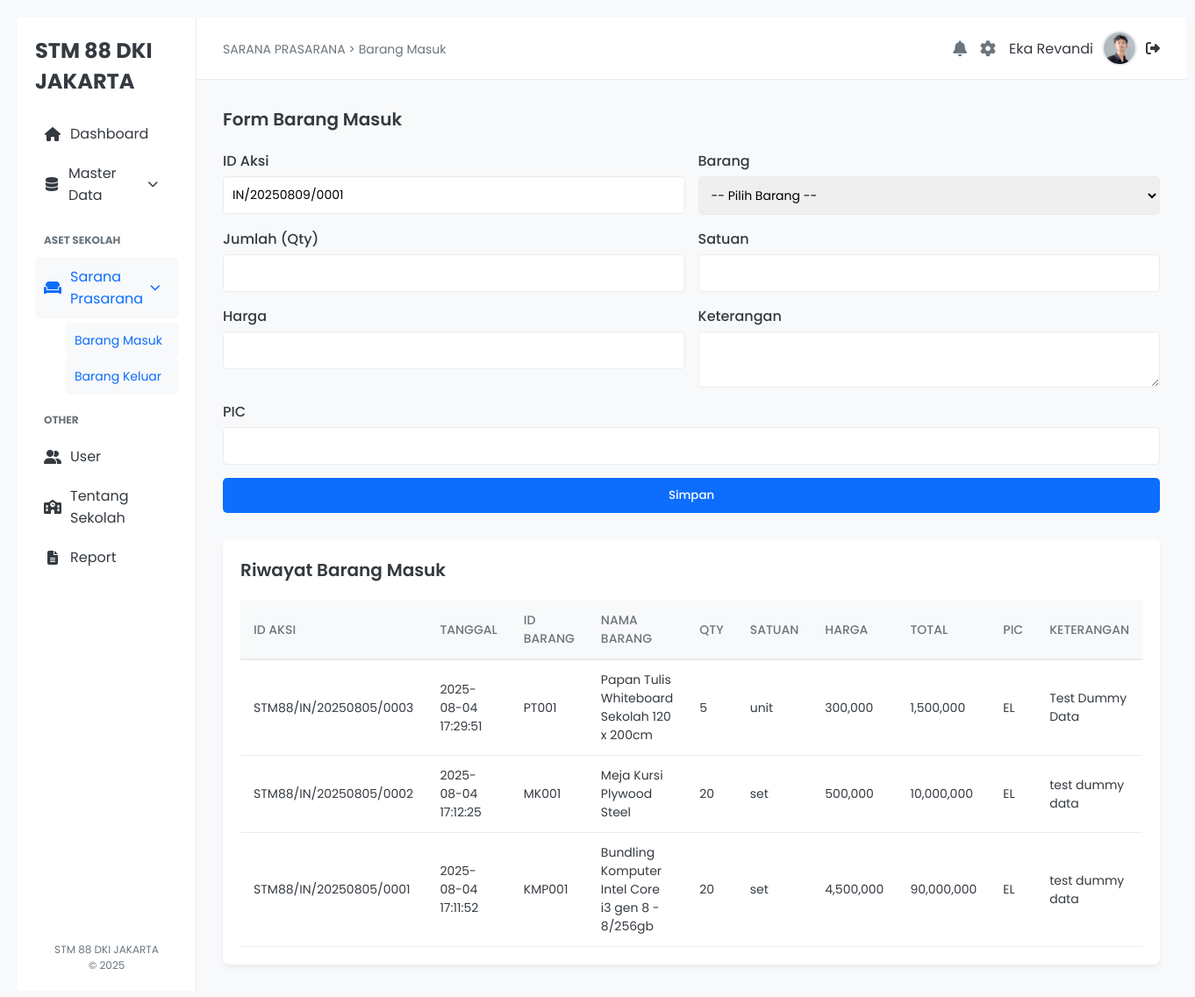
The page /inbound.php (signed in) on the database its author committed.
### tables this page shows
CREATE TABLE `user` (
  `id_user` int(10) UNSIGNED NOT NULL,
  `username` varchar(50) NOT NULL,
  `nama` varchar(100) NOT NULL,
  `password` varchar(255) NOT NULL,
  `email` varchar(100) NOT NULL,
  `no_hp` varchar(15) NOT NULL,
  `status` enum('admin','user') NOT NULL,
  `profile_pic` varchar(255) DEFAULT 'default-user.png'
);

CREATE TABLE `aksi_barang` (
  `id_aksi` varchar(50) NOT NULL,
  `timestamp` timestamp NOT NULL DEFAULT current_timestamp(),
  `id_barang` varchar(10) DEFAULT NULL,
  `qty` int(10) UNSIGNED NOT NULL,
  `satuan` varchar(20) NOT NULL,
  `harga` int(11) UNSIGNED NOT NULL,
  `total_harga` int(11) UNSIGNED NOT NULL,
  `aksi` enum('Masuk','Keluar','Rusak') NOT NULL,
  `keterangan` varchar(255) DEFAULT NULL,
  `pic` varchar(100) DEFAULT NULL
);

CREATE TABLE `barang` (
  `id_barang` varchar(10) NOT NULL,
  `nama_barang` varchar(100) NOT NULL,
  `deskripsi` varchar(255) DEFAULT NULL,
  `satuan_unit` enum('pcs','botol','lembar','unit','buah','set') NOT NULL
);

### inbound.php (the view, shortened to what this page needs)
<?php
include 'koneksi.php';
$username = $_SESSION['username'];
$stmt_user = $conn->prepare("SELECT nama, profile_pic FROM user WHERE username = ?");
$stmt_user->bind_param("s", $username);
$stmt_user->execute();
$result_user = $stmt_user->get_result();
$user_data = $result_user->fetch_assoc();
$conn = new mysqli("localhost", "root", "", "inventori_sekolah_88");
function generateIdAksi($conn) {
    $tgl = date("Ymd");
    $prefix = "IN/$tgl/";
    $query = "SELECT id_aksi FROM aksi_barang WHERE id_aksi LIKE '$prefix%' ORDER BY id_aksi DESC LIMIT 1";
    $result = $conn->query($query);
    if ($row = $result->fetch_assoc()) {
        $lastNumber = (int)substr($row['id_aksi'], -4);
        $nextNumber = str_pad($lastNumber + 1, 4, "0", STR_PAD_LEFT);
    } else {
        $nextNumber = "0001";
    }
    return $prefix . $nextNumber;
}
$id_aksi_baru = generateIdAksi($conn);
$masuk = $conn->query("SELECT aksi.*, b.nama_barang FROM aksi_barang aksi
                       JOIN barang b ON aksi.id_barang = b.id_barang
                       WHERE aksi.aksi = 'Masuk'
                       ORDER BY aksi.timestamp DESC");
?>
<!DOCTYPE html>
<html lang="id">
<head>
    <link rel="stylesheet" href="style/style.css">
    <link rel="stylesheet" href="style/inbound-style.css">
    <link rel="stylesheet" href="https://cdnjs.cloudflare.com/ajax/libs/font-awesome/6.5.2/css/all.min.css">
</head>
<body>
    <div class="dashboard-container">
        <aside class="sidebar">
            <div class="sidebar-header">
                <div class="logo">STM 88 DKI JAKARTA</div>
            </div>
            <nav class="sidebar-nav">
                <ul class="main-menu">
                    <li class="menu-item">
                        <a href="index.php"><i class="fas fa-home"></i>Dashboard</a>
                    </li>
                    <li class="menu-item dropdown">
                        <a href="#"><i class="fas fa-database"></i>Master Data <i class="fas fa-chevron-down dropdown-arrow"></i></a>
                    </li>
                </ul>
                <h3>ASET SEKOLAH</h3>
                <ul class="main-menu">
                    <li class="menu-item active dropdown">
                        <a href="#"><i class="fas fa-couch"></i>Sarana Prasarana <i class="fas fa-chevron-down dropdown-arrow"></i></a>
                        <ul class="submenu">
                            <li class="active"><a href="inbound.php">Barang Masuk</a></li>
                            <li><a href="outbound.php">Barang Keluar</a></li>
                        </ul>
                    </li>
                </ul>
                <h3>OTHER</h3>
                <ul class="main-menu">
                    <li class="menu-item">
                        <a href="user.php"><i class="fas fa-user-friends"></i>User</a>
                    </li>
                    <li class="menu-item">
                        <a href="sekolah.php"><i class="fa-solid fa-school"></i>Tentang Sekolah</a>
                    </li>
                    <li class="menu-item">
                        <a href="#"><i class="fas fa-file-alt"></i>Report</a>
                    </li>
                </ul>
            </nav>
            <div class="sidebar-footer">
                <p>STM 88 DKI JAKARTA</p>
                <p>&copy; 2025</p>
            </div>
        </aside>
        <main class="main-content">
            <header class="top-bar">
                <div class="top-bar-left">
                    <span class="breadcrumb">SARANA PRASARANA > Barang Masuk</span>
                </div>
                <div class="top-bar-right">
                    <a href="#" class="icon-link"><i class="fas fa-bell"></i></a>
                    <a href="profile.php" class="icon-link" title="Pengaturan Profil"><i class="fas fa-cog"></i></a>
                    <div class="user-profile">
                        <span><?php echo htmlspecialchars($user_data['nama']); ?></span>
                        <img src="assets/<?php echo htmlspecialchars($user_data['profile_pic']); ?>" alt="User Profile">
                        <a href="logout.php" title="Logout" class="logout-link"><i class="fas fa-sign-out-alt"></i></a>
                    </div>
                </div>
            </header>
            <div class="content-wrapper">
                <div class="form-container">
                    <h2>Form Barang Masuk</h2>
                    <form method="POST" action="" class="form-inbound">
                        <div class="form-group">
                            <label for="id_aksi">ID Aksi</label>
                            <input type="text" name="id_aksi" id="id_aksi" value="<?= $id_aksi_baru ?>" readonly>
                        </div>
                        <div class="form-group">
                            <label for="id_barang">Barang</label>
                            <select name="id_barang" id="id_barang" required>
                                <option value="">-- Pilih Barang --</option>
                            </select>
                        </div>
                        <div class="form-group">
                            <label for="qty">Jumlah (Qty)</label>
                            <input type="number" name="qty" id="qty" required>
                        </div>
                        <div class="form-group">
                            <label for="satuan">Satuan</label>
                            <input type="text" name="satuan" id="satuan" required>
                        </div>
                        <div class="form-group">
                            <label for="harga">Harga</label>
                            <input type="number" name="harga" id="harga" required>
                        </div>
                        <div class="form-group">
                            <label for="keterangan">Keterangan</label>
                            <textarea name="keterangan" id="keterangan"></textarea>
                        </div>
                        <div class="form-group">
                            <label for="pic">PIC</label>
                            <input type="text" name="pic" id="pic" required>
                        </div>
                        <button type="submit" class="btn-submit">Simpan</button>
                    </form>
                </div>
                <div class="data-table-container">
                    <h2>Riwayat Barang Masuk</h2>
                    <?php if ($masuk->num_rows > 0): ?>
                    <table>
                        <thead>
                            <tr>
                                <th>ID Aksi</th>
                                <th>Tanggal</th>
                                <th>ID Barang</th>
                                <th>Nama Barang</th>
                                <th>Qty</th>
                                <th>Satuan</th>
                                <th>Harga</th>
                                <th>Total</th>
                                <th>PIC</th>
                                <th>Keterangan</th>
                            </tr>
                        </thead>
                        <tbody>
                            <?php while($row = $masuk->fetch_assoc()): ?>
                            <tr>
                                <td data-label="ID Aksi"><?= $row['id_aksi'] ?></td>
                                <td data-label="Tanggal"><?= $row['timestamp'] ?></td>
                                <td data-label="ID Barang"><?= $row['id_barang'] ?></td>
                                <td data-label="Nama Barang"><?= $row['nama_barang'] ?></td>
                                <td data-label="Qty"><?= $row['qty'] ?></td>
                                <td data-label="Satuan"><?= $row['satuan'] ?></td>
                                <td data-label="Harga"><?= number_format($row['harga']) ?></td>
                                <td data-label="Total"><?= number_format($row['total_harga']) ?></td>
                                <td data-label="PIC"><?= $row['pic'] ?></td>
                                <td data-label="Keterangan"><?= $row['keterangan'] ?></td>
                            </tr>
                            <?php endwhile; ?>
                        </tbody>
                    </table>
                    <?php else: ?>
                        <p class="not-found">Tidak ada riwayat barang masuk ditemukan.</p>
                    <?php endif; ?>
                </div>
            </div>
        </main>
    </div>
</body>
</html>

### style/style.css (style rules this page uses)
:root { --primary-color: #0d6efd; --secondary-color: #6c757d; --success-color: #28a745; --warning-color: #ffc107; --danger-color: #dc3545; --info-color: #17a2b8; --dark-color: #343a40; --light-bg-color: #f8f9fa; --white-color: #fff; --gray-color: #6c757d; --border-color: #e9ecef; --sidebar-width: 250px; }
* { box-sizing: border-box; margin: 0; padding: 0; font-family: 'Poppins', sans-serif; }
body { background-color: var(--light-bg-color); color: var(--dark-color); }
a { text-decoration: none; color: inherit; }
ul { list-style: none; }
.dashboard-container { display: flex; min-height: 100vh; }
.sidebar { width: var(--sidebar-width); background-color: var(--white-color); border-right: 1px solid var(--border-color); padding: 20px; display: flex; flex-direction: column; }
.sidebar-header { display: flex; align-items: center; margin-bottom: 20px; }
.logo { font-weight: 700; font-size: 24px; color: var(--dark-color); }
.sidebar-nav h3 { text-transform: uppercase; font-size: 12px; color: var(--gray-color); margin: 20px 0 10px; padding-left: 10px; }
.main-menu .menu-item a { display: flex; align-items: center; padding: 10px; border-radius: 5px; color: var(--dark-color); transition: background-color 0.2s ease; }
.main-menu .menu-item a:hover, .main-menu .menu-item.active a { background-color: var(--light-bg-color); color: var(--primary-color); }
.main-menu .menu-item a i { margin-right: 10px; width: 20px; text-align: center; }
.dropdown-arrow { margin-left: auto; font-size: 12px; transition: transform 0.2s ease; }
.submenu { padding-left: 35px; display: none; margin-top: 5px; }
.submenu li a { font-size: 14px; padding: 5px 10px; }
.menu-item.active .submenu { display: block; }
.sidebar-footer { margin-top: auto; font-size: 12px; color: var(--gray-color); text-align: center; }
.main-content { flex-grow: 1; }
.top-bar { display: flex; justify-content: space-between; align-items: center; padding: 15px 30px; background-color: var(--white-color); border-bottom: 1px solid var(--border-color); }
.breadcrumb { font-size: 14px; color: var(--gray-color); }
.top-bar-right { display: flex; align-items: center; gap: 15px; }
.icon-link { font-size: 18px; color: var(--gray-color); }
.user-profile { display: flex; align-items: center; gap: 10px; }
.user-profile img { width: 40px; height: 40px; border-radius: 50%; border: 2px solid var(--border-color); }
.content-wrapper { padding: 30px; }
.data-table-container { background-color: var(--white-color); border-radius: 8px; box-shadow: 0 4px 6px rgba(0, 0, 0, 0.05); padding: 20px; }
table { width: 100%; border-collapse: collapse; font-size: 14px; }
thead th { text-align: left; padding: 12px 15px; background-color: var(--light-bg-color); color: var(--gray-color); font-weight: 500; text-transform: uppercase; border-bottom: 1px solid var(--border-color); }
tbody tr { border-bottom: 1px solid var(--border-color); transition: background-color 0.2s ease; }
tbody td { padding: 12px 15px; }

### rows shown on the page
user: nama "Eka Revandi", profile_pic (picture)
aksi_barang: id_aksi "STM88/IN/20250805/0003", timestamp "2025-08-04 17:29:51", id_barang "PT001", id_barang.nama_barang "Papan Tulis Whiteboard Sekolah 120 x 200cm", qty "5", satuan "unit", harga "300,000", total_harga "1,500,000", pic "EL", keterangan "Test Dummy Data"
aksi_barang: id_aksi "STM88/IN/20250805/0002", timestamp "2025-08-04 17:12:25", id_barang "MK001", id_barang.nama_barang "Meja Kursi Plywood Steel", qty "20", satuan "set", harga "500,000", total_harga "10,000,000", pic "EL", keterangan "test dummy data"
aksi_barang: id_aksi "STM88/IN/20250805/0001", timestamp "2025-08-04 17:11:52", id_barang "KMP001", id_barang.nama_barang "Bundling Komputer Intel Core i3 gen 8 - 8/256gb", qty "20", satuan "set", harga "4,500,000", total_harga "90,000,000", pic "EL", keterangan "test dummy data"
